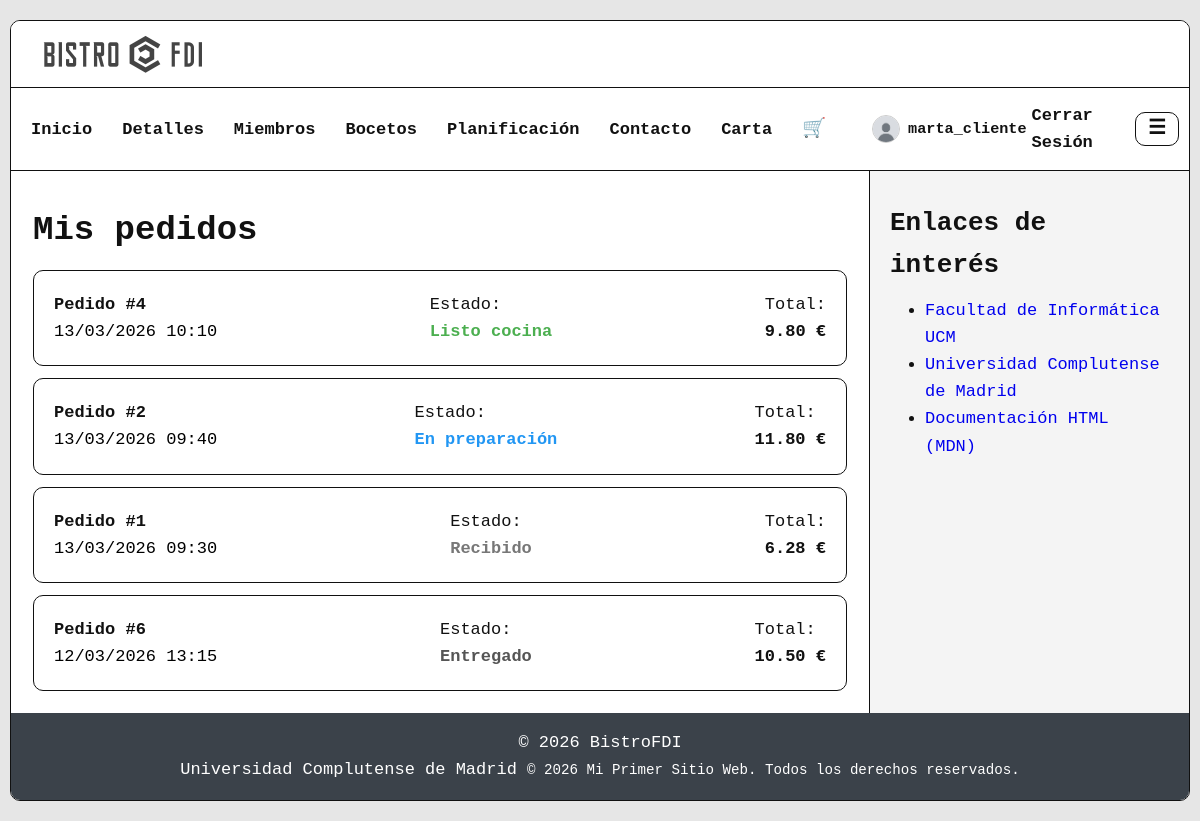
Page /includes/vistas/usuarios/mis_pedidos.php (signed in) on the committed database.
### tables this page shows
CREATE TABLE pedidos (
    id INT AUTO_INCREMENT PRIMARY KEY,
    numero_pedido INT NOT NULL,
    id_cliente INT,
    id_cocinero INT,

    id_oferta INT NULL,

    fecha_hora DATETIME DEFAULT CURRENT_TIMESTAMP,
    estado ENUM('nuevo', 'recibido', 'en preparación', 'cocinando', 'listo cocina', 'terminado', 'entregado') DEFAULT 'nuevo',
    tipo ENUM('local', 'llevar') NOT NULL,

    subtotal DECIMAL(10,2) NOT NULL DEFAULT 0.00,
    descuento DECIMAL(10,2) NOT NULL DEFAULT 0.00,

    total DECIMAL(10, 2) NOT NULL,

    FOREIGN KEY (id_cliente) REFERENCES usuarios(id),
    FOREIGN KEY (id_cocinero) REFERENCES usuarios(id),
    FOREIGN KEY (id_oferta) REFERENCES ofertas(id)
);

### includes/app/sa/PedidoSA.php (called while the page is built, shortened)
<?php
require_once RAIZ_APP . '/includes/app/dao/PedidoDAO.php';
class PedidoSA {
    private static function dao(): PedidoDAO {
        $conn = Aplicacion::getInstance()->getConexionBd();
        return new PedidoDAO($conn);
    }
    public static function listarPorCliente(int $idCliente): array {
        return self::dao()->findByCliente($idCliente);
    }
}

### includes/app/dao/PedidoDAO.php (called while the page is built, shortened)
<?php
require_once RAIZ_APP . '/includes/app/dto/PedidoDTO.php';
class PedidoDAO {
     public function findByCliente(int $idCliente): array{
        $sql = "SELECT id, numero_pedido, id_cliente, id_cocinero, id_oferta, fecha_hora, estado, tipo, subtotal, descuento, total
                FROM pedidos
                WHERE id_cliente = ?
                ORDER BY fecha_hora DESC";
        $stmt = $this->conn->prepare($sql);
        $stmt->bind_param('i', $idCliente);
        if (!$stmt->execute()) throw new RuntimeException("Error execute (findByCliente): " . $stmt->error);
        $rs = $stmt->get_result();
        $res = [];
        while ($row = $rs->fetch_assoc()) {
            $res[] = new PedidoDTO(
                (int)$row['id'],
                (int)$row['numero_pedido'],
                (int)$row['id_cliente'],
                (int)$row['id_cocinero'],
                (int)$row['id_oferta'] !== null ? (int)$row['id_oferta'] : null,
                (string)$row['fecha_hora'],
                (string)$row['estado'],
                (string)$row['tipo'],
                (float)$row['subtotal'],
                (float)$row['descuento'],
                (float)$row['total']
            );
        }
        return $res;
    }
}

### includes/app/dto/PedidoDTO.php (called while the page is built, shortened)
<?php
class PedidoDTO{
    public function getNumeroPedido(): int { return $this->numeroPedido; }
    public function getFechaHora(): string { return $this->fechaHora; }
    public function getEstado(): string { return $this->estado; }
    public function getTotal(): float { return $this->total; }
}

### includes/vistas/usuarios/mis_pedidos.php (the view, shortened to what this page needs)
<?php
require_once RAIZ_APP . '/includes/app/sa/PedidoSA.php';
$idCliente = (int)($_SESSION['usuario_id'] ?? 0);
$pedidos = PedidoSA::listarPorCliente($idCliente);
?>
<section class="ger-wrap">
<h1>Mis pedidos</h1>
<?php if (empty($pedidos)): ?>
<div class="card stack text-center p-30">
<p class="muted">No tienes pedidos activos en este momento.</p>
<a class="btn" href="<?= RUTA_APP ?>/includes/vistas/usuarios/categorias_listar.php">
Ver la carta
</a>
</div>
<?php else: ?>
<div class="stack">
<?php foreach ($pedidos as $p): ?>
<?php
$estado = $p->getEstado();
$estadoClass = 'user-order-status-default';
if ($estado === 'en preparación') $estadoClass = 'user-order-status-preparacion';
if ($estado === 'listo cocina') $estadoClass = 'user-order-status-listo';
if ($estado === 'entregado') $estadoClass = 'user-order-status-entregado';
?>
<div class="card p-20">
<div class="user-order-head">
<div>
<strong>Pedido #<?= $p->getNumeroPedido() ?></strong><br>
<span class="muted">
<?= date('d/m/Y H:i', strtotime($p->getFechaHora())) ?>
</span>
</div>
<div>
Estado:<br>
<strong class="<?= $estadoClass ?>">
<?= ucfirst($estado) ?>
</strong>
</div>
<div>
Total:<br>
<strong><?= number_format($p->getTotal(),2) ?> €</strong>
</div>
</div>
</div>
<?php endforeach; ?>
</div>
<?php endif; ?>
</section>
<?php
require RAIZ_APP . '/includes/vistas/common/plantilla.php';

### css/estilo.css (style rules this page uses)
* { box-sizing: border-box; margin: 0; padding: 0; }
html, body { min-height: 100%; height: auto; }
body { background: #E6E6E6; color: #111; font-family: ui-monospace, SFMono-Regular, Menlo, Monaco, Consolas, "Liberation Mono", "Courier New", monospace; font-size: 17px; line-height: 1.6; overflow: auto; }
h1 { margin: 10px 0 12px; font-size: 34px; }
.card { padding: 16px; background: #fff; border: 1px solid #111; border-radius: 10px; }
.stack > * + * { margin-top: 12px; }
.muted { color: #000; }
.ger-wrap { width: 100%; }
.p-20 { padding: 20px; }
.user-order-head { display: flex; justify-content: space-between; align-items: center; flex-wrap: wrap; gap: 10px; }
.user-order-status-default { color: #777; }
.user-order-status-preparacion { color: #2196F3; }
.user-order-status-listo { color: #4CAF50; }
.user-order-status-entregado { color: #555; }
html { scroll-behavior: smooth; }

### rows in the picture
pedidos: numero_pedido "4", fecha_hora "13/03/2026 10:10", estado "Listo cocina", total "9.80"
pedidos: numero_pedido "2", fecha_hora "13/03/2026 09:40", estado "En preparación", total "11.80"
pedidos: numero_pedido "1", fecha_hora "13/03/2026 09:30", estado "Recibido", total "6.28"
pedidos: numero_pedido "6", fecha_hora "12/03/2026 13:15", estado "Entregado", total "10.50"

### other values in the picture
$nombreUsuarioEsc "marta_cliente"
